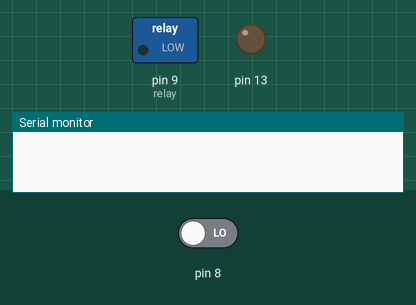
The sketch below on a simulated Arduino Uno, built with avr-gcc and run on an emulated ATmega328P. Shown: switched loads named in the sketch (green lamp = pin HIGH), output pins drawn as LEDs (lit = HIGH), the last lines printed to the serial monitor. The inputs (shaded band) are chosen by the test bench; at power-on: pin 8 LOW.

Above: at 1.2 s.
1.3 s: pin 8 driven HIGH
At 2.5 s:
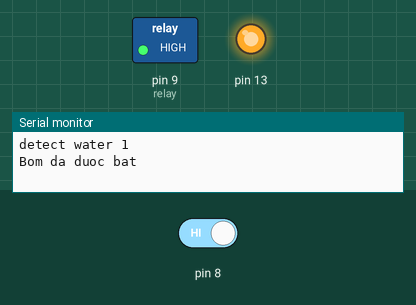
Timing chart, 0 to 32.8 s (numbered marks = the images above; inputs shaded):
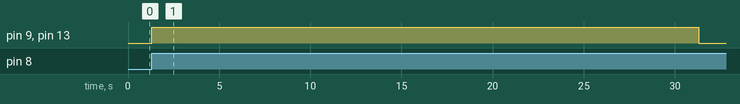

Measured:
- after the input at 1.3 s, pin 9 (relay), pin 13: LOW → HIGH at once, → LOW 30.0 s later

The sketch:

cam-bien-nuoc.ino
```cpp
int preVal = 0;
int val;
int count = 1;
int relay = 9;

void xuLi () {
  Serial.print("detect water ");
  Serial.println(count++);
  digitalWrite(13, HIGH);
  batBom();
  digitalWrite(13, LOW);
}

void batBom() {
  digitalWrite(relay, HIGH);
  guiTinNhan();
  digitalWrite(relay, LOW);
}

void guiTinNhan () {
  Serial.println("Bom da duoc bat");
  delay(30000);
  Serial.println("Bom da tat");
}

void setup() {
  Serial.begin(9600);
  pinMode(8, INPUT);
  pinMode(relay, OUTPUT);
  pinMode(13, OUTPUT);
  preVal = digitalRead(8);
  digitalWrite(relay, LOW);
  digitalWrite(13, LOW);
}

void loop() {
  val = digitalRead(8);
  if ( val == 1 and preVal == 0 ) {
    xuLi();
  }

  preVal = val;
}
```
